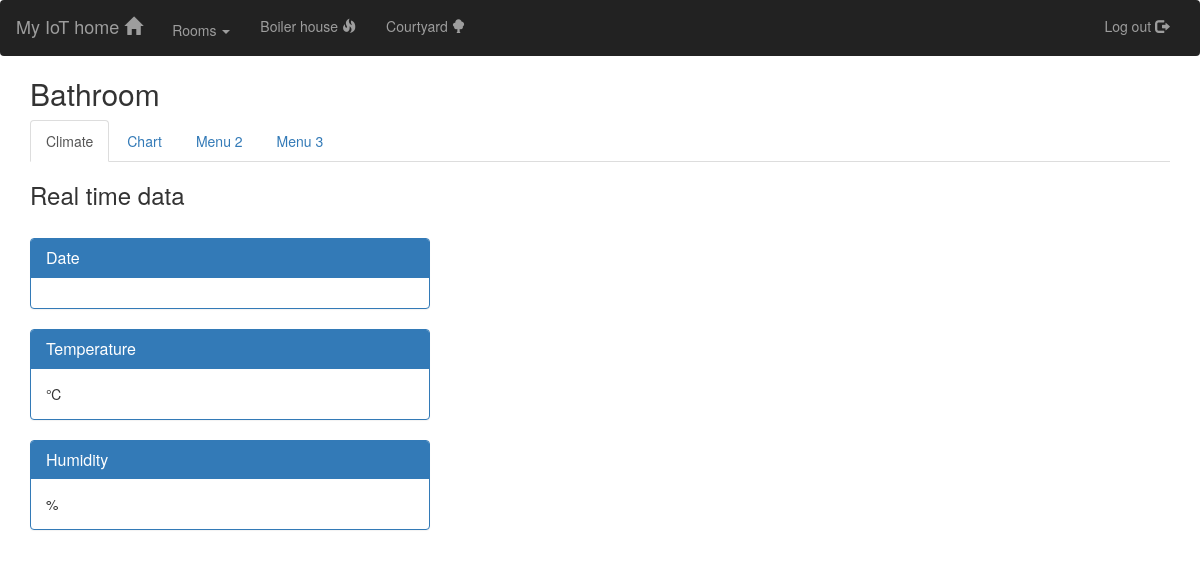
Page /bathroom/ (signed in) on the earlier database version.
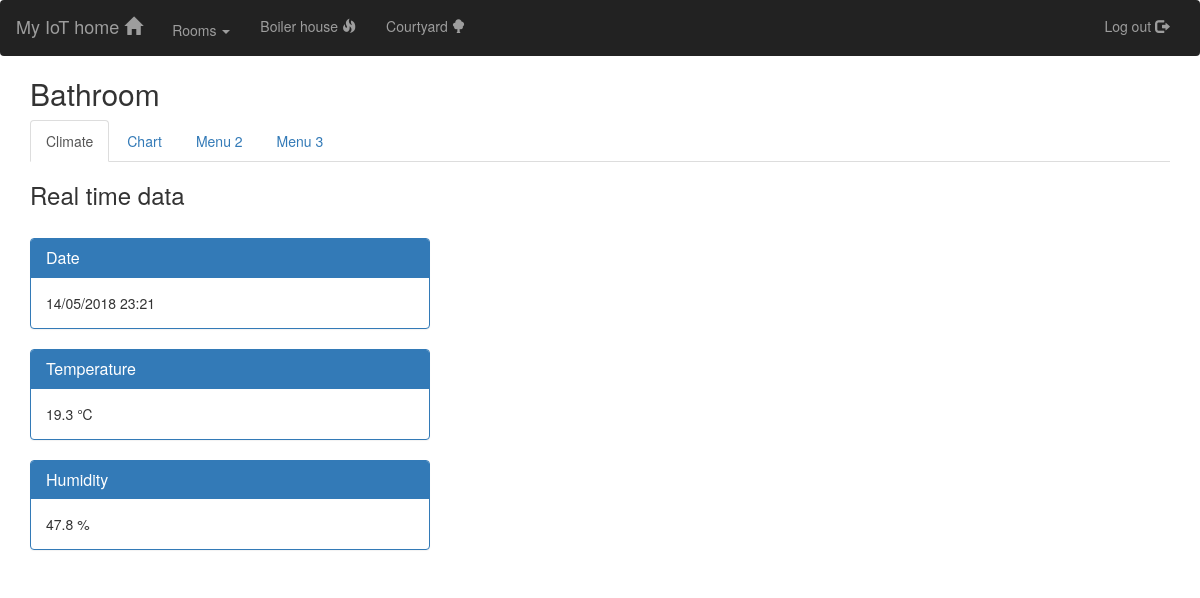
Same page on the later database version.
### iot/models.py (models this page shows, shortened)
class Dht22Bathroom(models.Model):
    location = models.CharField('Location', max_length=30)
    type_sensor = models.CharField('Type_sensor', max_length=30)
    temp_value = models.FloatField()
    hum_value = models.FloatField()
    datetime = models.DateTimeField('Created Date')

### iot/views.py (the view)
# urls.py: path('bathroom/', views.bathroom, name='bathroom'),
@login_required(login_url='login')
def bathroom(request):
    last_data = Dht22Bathroom.objects.last()
    dht22BathroomData = \
        DataPool(
           series=
            [{'options': {
               'source': Dht22Bathroom.objects.filter(datetime__gte=datetime.date.today())
                                                      .filter(datetime__gte='2018-5-18T10:00:00')},
              'terms': [
                'datetime',
                'temp_value',
                'hum_value']}
             ])
    cht = Chart(
            datasource = dht22BathroomData,
            series_options =
              [{'options':{
                  'type': 'line',
                  'stacking': False},
                'terms':{
                  'datetime': [
                    'temp_value',
                    'hum_value']
                  }}],
            chart_options =
              {'title': {
                   'text': 'Climate in my bathroom'},
               'xAxis': {
                    'title': {
                       'text': 'Date/Time'}}})
    return render(request, 'iot/bathroom.html', {'dht22BathroomData': cht, 'last_data': last_data})

### chartit/chartdata.py (called while the page is built)
    def _group_terms_by_query(self, sort_by_term=None, *addl_grp_terms):
        def sort_grp_fn(td_tk):
            return tuple(chain(str(td_tk[1]['source'].query),
                               [list(td_tk[1][t]) for t in addl_grp_terms]))
        def sort_by_term_fn(td_tk):
            return -1 * (abs(td_tk[1][sort_by_term]))
        s = sorted(self.series.items(), key=sort_grp_fn)
        qg = groupby(s, sort_grp_fn)
        if sort_by_term is not None:
            sort_by_fn = sort_by_term_fn
        else:
            sort_by_fn = None
        qg = [sorted(itr, key=sort_by_fn) for (grp, itr) in qg]
        return qg

    def _get_data(self):
        for tk_td_tuples, vqs in self._generate_vqs():
            vqs_list = list(vqs)
            for tk, _ in tk_td_tuples:
                self.series[tk]['_data'] = vqs_list

### chartit/utils.py (called while the page is built)
def _convert_to_rdd(obj):
    if isinstance(obj, dict):
        rdd = RecursiveDefaultDict()
        for k, v in obj.items():
            rdd[k] = _convert_to_rdd(v)
        return rdd
    elif isinstance(obj, list):
        rddlst = []
        for ob in obj:
            rddlst.append(_convert_to_rdd(ob))
        return rddlst
    else:
        return obj

### iot/templates/iot/bathroom.html (shortened to what this page needs)
{% extends 'iot/home.html' %}
{% load staticfiles %}
{% block style %}
    <link href="{% static 'iot/climate_rooms.css' %}" rel="stylesheet">
{% endblock %}
{% block content %}
    <div class="container">
      <h2>Bathroom</h2>
      <ul class="nav nav-tabs">
        <li class="active"><a data-toggle="tab" href="#home">Climate</a></li>
        <li><a data-toggle="tab" href="#menu1">Chart</a></li>
        <li><a data-toggle="tab" href="#menu2">Menu 2</a></li>
        <li><a data-toggle="tab" href="#menu3">Menu 3</a></li>
      </ul>
      <div class="tab-content">
        <div id="home" class="tab-pane fade in active">
          <h3>Real time data</h3>
          <p>{% include 'iot/climate.html' %}</p>
        </div>
          {% load chartit %}
      </div>
    </div>
{% endblock %}

### iot/templates/iot/climate.html
<div id="climate" class="climate-panel">
    <div class="panel panel-primary">
      <div class="panel-heading">
        <h3 class="panel-title">Date</h3>
      </div>
      <div class="panel-body">
          {{ last_data.datetime|date:"d/m/Y" }} {{ last_data.datetime|time:"H:i" }}
      </div>
    </div>
    <div class="panel panel-primary">
      <div class="panel-heading">
        <h3 class="panel-title">Temperature</h3>
      </div>
      <div class="panel-body">
          {{ last_data.temp_value }} &#8451;
      </div>
    </div>
    <div class="panel panel-primary">
      <div class="panel-heading">
        <h3 class="panel-title">Humidity</h3>
      </div>
      <div class="panel-body">
          {{ last_data.hum_value }} %
      </div>
    </div>
</div>

Differences in the rows shown:
added Dht22Bathroom: datetime "14/05/2018", datetime "23:21", temp_value "19.3", hum_value "47.8"
